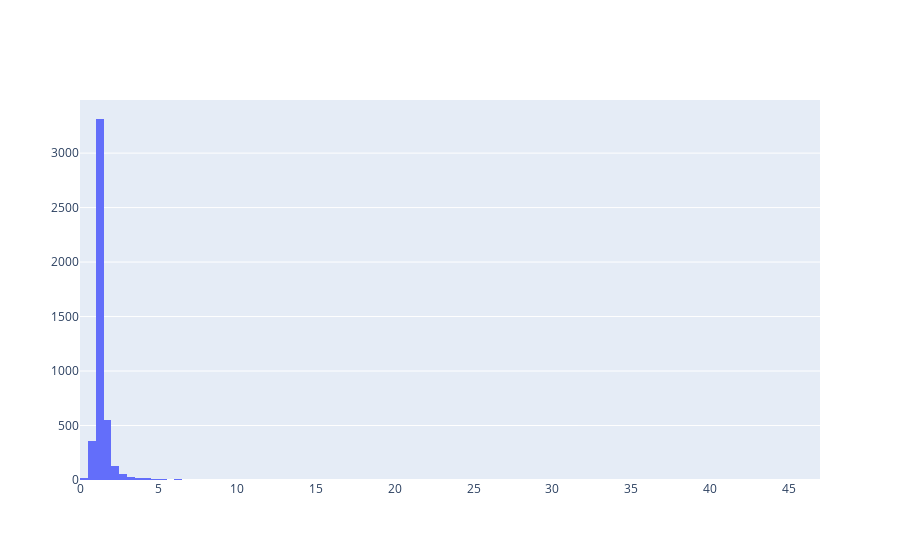

Notebook code cell kept with this figure:
### Code cell
fig = go.Figure()
fig.add_trace(go.Histogram(x=df_latest['employees_ratio'], nbinsx=100))

fig.show()

### Figure 1 — Plotly figure (JSON) as saved in the notebook; plotly's stock layout.template omitted (floating-point values rounded to 4 significant figures; data arrays with more than 128 entries replaced by an {"elided": "..."} marker saying what was removed)
{"data": [{"nbinsx": 100, "type": "histogram", "x": {"elided": "4537 float values"}}], "layout": {}}
